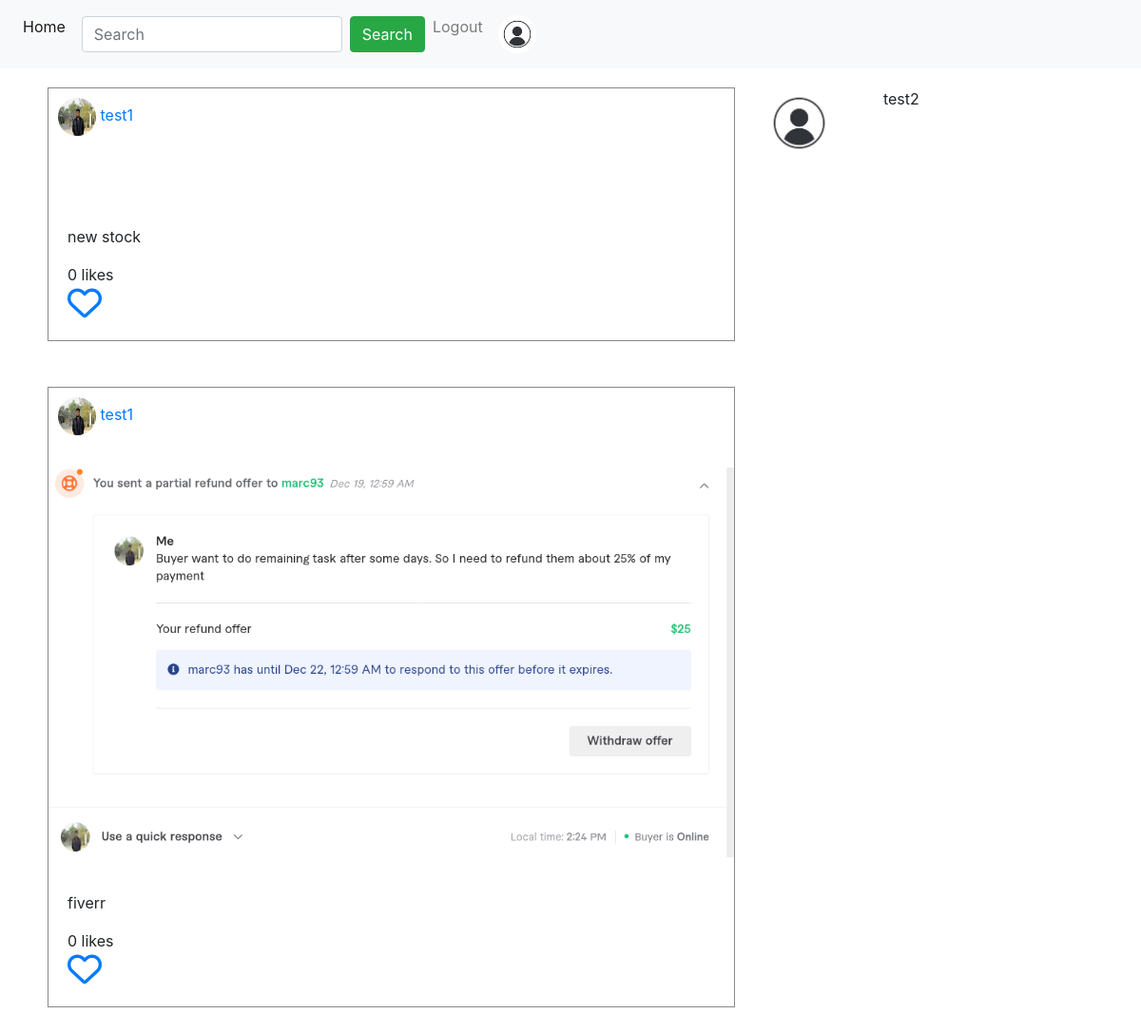
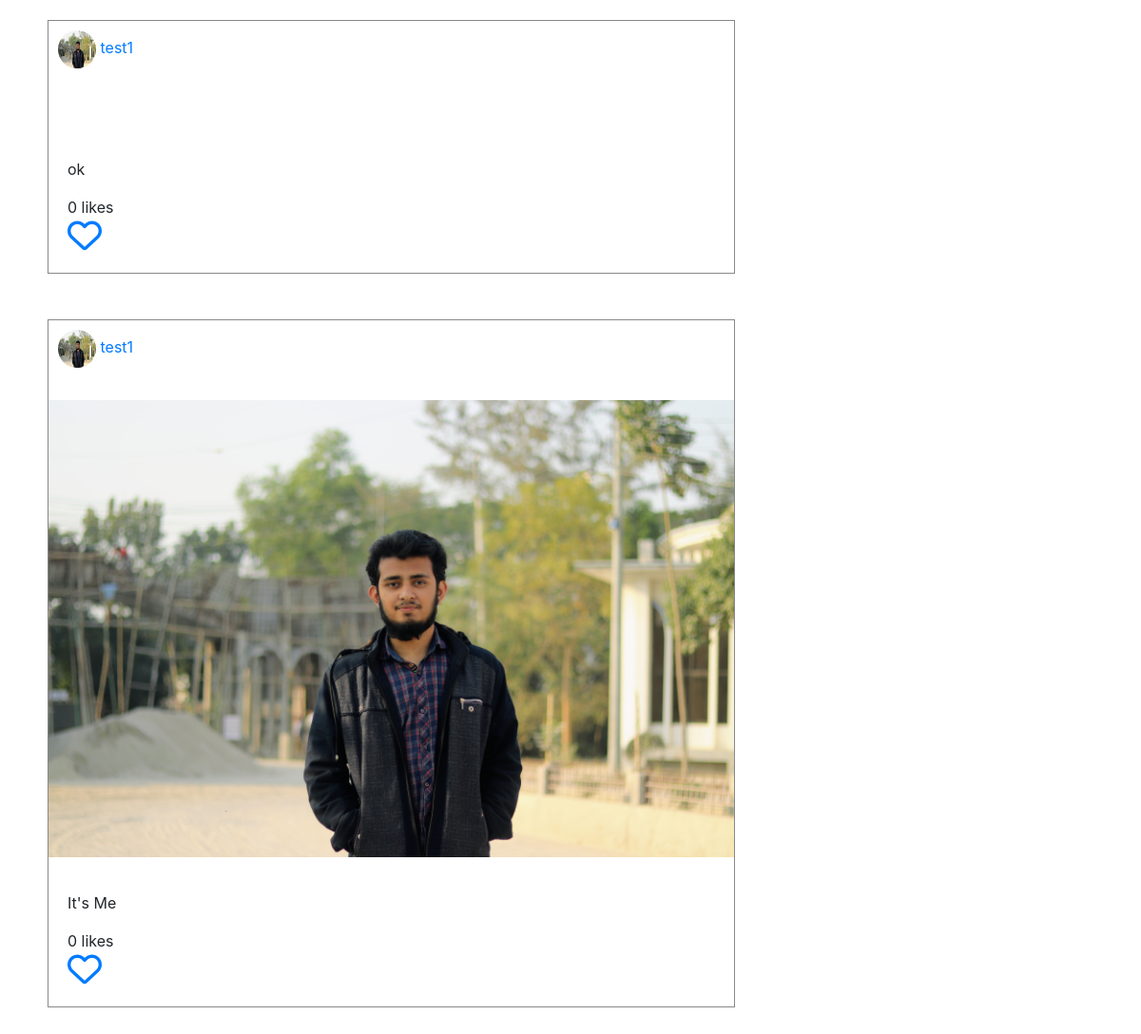
Page /post/ (signed in) on the committed database (2 pictures, top to bottom).
### App_Posts/models.py (models this page shows)
class Posts(models.Model):
    author = models.ForeignKey(User, on_delete=models.CASCADE, related_name='post')
    image = models.ImageField(upload_to='post_images')
    caption = models.CharField(max_length=264, blank=True)
    uploaded_date = models.DateTimeField(auto_now_add=True)
    updated_date = models.DateTimeField(auto_now=True)
    class Meta:
        ordering = ['-uploaded_date']

### App_Login/models.py (models this page shows)
class UserProfile(models.Model):
    user = models.OneToOneField(User, on_delete=models.CASCADE, primary_key=True, related_name='user_profile')
    profile_pic = models.ImageField(upload_to='profile_pics', blank=True)
    full_name = models.CharField(max_length=264, blank=True)
    description = models.TextField(blank=True)
    dob = models.DateField(blank=True, null=True)
    website = models.URLField(blank=True)
    facebook = models.URLField(blank=True)

### App_Posts/views.py (the view)
# urls.py: path("", views.home, name="home"),
@login_required
def home(request):
    search = ''
    result = ''
    following_list = Follow.objects.filter(follower=request.user)
    posts = Posts.objects.filter(author__in=following_list.values_list('following'))
    liked_post = Like.objects.filter(user=request.user)
    liked_post_list = liked_post.values_list('post', flat=True)
    if request.method == "GET":
        search = request.GET.get("search", '')
        result = User.objects.filter(username__icontains=search)
    return render(request, 'App_Posts/home.html',
                  context={'title': 'Home', 'search': search, 'result': result, 'posts': posts,
                           'liked_post_list': liked_post_list})

### App_Posts/templates/App_Posts/home.html (shortened to what this page needs)
{% extends  'navbar.html' %}
{% block body_block %}
    {% if search %}
        {% for user in result %}
            <div class="row">
                <div class="col-sm-2">
                    {% if user.user_profile.profile_pic %}
                        <img class="rounded-circle" src="/media/{{ user.user_profile.profile_pic }}" height="75px" width="75px" alt="">
                        {% else %}
                        <img class="rounded-circle" src="/media/profile_pics/avater.jpg" height="75px" width="75px" alt="Demo"></a>
                    {% endif %}
                </div>
                <div class="col-sm-10">
                    <a href="{% url 'App_Login:user' username=user.username %}">
                        {{ user.username }}
                    </a>
                    <br>
                    {{ user.user_profile.full_name }}
                </div>
            </div>
        <br>
        {% endfor %}
    	{% else %}
        <div class="row">
        <div class="col-sm-8">
                {% for post in posts %}
                    <div style="border: 1px solid #888">
                        <div style="padding: 10px">
                            {% if post.author.user_profile.profile_pic %}
                                <img src="/media/{{ post.author.user_profile.profile_pic }}" width="40px" height="40px" class="rounded-circle" alt="">
                            {% else %}
                                <img src="/media/profile_pics/avater.jpg" width="40px" height="40px" class="rounded-circle" alt="">
                            {% endif %}
                            <a href="{% url 'App_Login:user' username=post.author %}">{{ post.author }}</a>
                        </div>
                        <br>
                        <img src="/media/{{ post.image }}"  width="100%" alt="">
                        <div style="padding: 20px">
                            <p>{{ post.caption|linebreaks }}</p>
                            {{ post.Liked_post.count }} likes <br>
                            {% if post.pk in liked_post_list %}
                                <a href="{% url 'App_Posts:unliked' pk=post.pk %}"><i class="fa fa-heart" style="font-size: 36px"></i></a>
                            {% else %}
                                <a href="{% url 'App_Posts:liked' pk=post.pk %}"><i class="fa fa-heart-o" style="font-size: 36px"></i></a>
                            {% endif %}
                        </div>
                    </div>
                    <br><br>
                {% endfor %}
        </div>
        <div class="col-sm-4">
            <div class="row">
                <div class="col-sm-4">
                    {% if user.user_profile.profile_pic %}
                        <img class="rounded-circle" src="/media/{{ user.user_profile.profile_pic }}" height="75px" width="75px" alt="">
                    {% else %}
                        <img class="rounded-circle" src="/media/profile_pics/avater.jpg" height="75px" width="75px" alt="Demo"></a>
                    {% endif %}
                </div>
                <div class="col-sm-8">
                    {{ user.username }}
                    <br>
                </div>
            </div>
        </div>
        </div>
    {% endif %}
{% endblock %}

### rows in the picture
Posts: author.user_profile.profile_pic (picture), author "test1", caption "new stock", Liked_post.count "0"
Posts: author.user_profile.profile_pic (picture), author "test1", image (picture), caption "fiverr", Liked_post.count "0"
Posts: author.user_profile.profile_pic (picture), author "test1", caption "ok", Liked_post.count "0"
Posts: author.user_profile.profile_pic (picture), author "test1", image (picture), caption "It's Me", Liked_post.count "0"

### other values in the picture
{{ user.username }} "test2"
